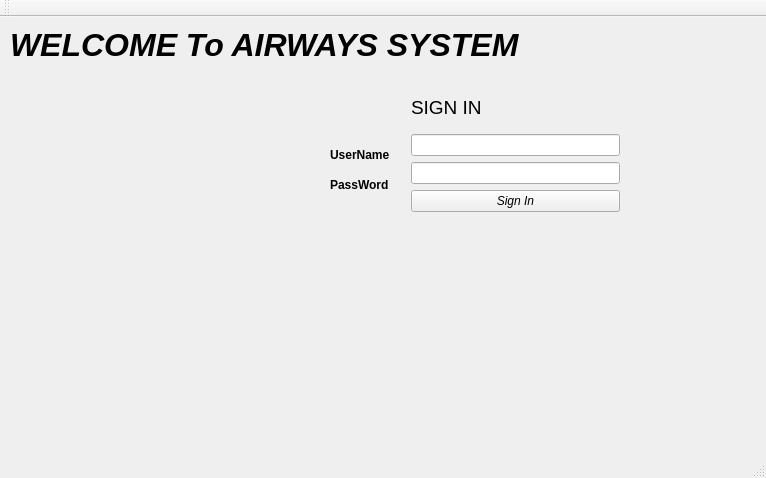
<?xml version="1.0" encoding="UTF-8"?>
<ui version="4.0">
 <class>Airlineproject</class>
 <widget class="QMainWindow" name="Airlineproject">
  <property name="geometry">
   <rect>
    <x>0</x>
    <y>0</y>
    <width>766</width>
    <height>478</height>
   </rect>
  </property>
  <property name="windowTitle">
   <string>Airlineproject</string>
  </property>
  <property name="styleSheet">
   <string notr="true">background-image: url(:/resources/img/simple 3.jpg);</string>
  </property>
  <widget class="QWidget" name="centralWidget">
   <widget class="QLabel" name="title">
    <property name="geometry">
     <rect>
      <x>10</x>
      <y>10</y>
      <width>561</width>
      <height>31</height>
     </rect>
    </property>
    <property name="font">
     <font>
      <pointsize>24</pointsize>
      <weight>75</weight>
      <italic>true</italic>
      <bold>true</bold>
     </font>
    </property>
    <property name="text">
     <string>&lt;font color = black&gt;WELCOME To AIRWAYS SYSTEM</string>
    </property>
   </widget>
   <widget class="QLabel" name="Username">
    <property name="geometry">
     <rect>
      <x>330</x>
      <y>130</y>
      <width>71</width>
      <height>16</height>
     </rect>
    </property>
    <property name="cursor">
     <cursorShape>ArrowCursor</cursorShape>
    </property>
    <property name="text">
     <string>&lt;html&gt;&lt;head/&gt;&lt;body&gt;&lt;p&gt;&lt;span style=&quot; font-weight:600; color:black;&quot;&gt;UserName&lt;/span&gt;&lt;/p&gt;&lt;/body&gt;&lt;/html&gt;</string>
    </property>
    <property name="buddy">
     <cstring>Uinput</cstring>
    </property>
   </widget>
   <widget class="QLabel" name="Password">
    <property name="geometry">
     <rect>
      <x>330</x>
      <y>160</y>
      <width>71</width>
      <height>16</height>
     </rect>
    </property>
    <property name="cursor">
     <cursorShape>ArrowCursor</cursorShape>
    </property>
    <property name="text">
     <string>&lt;html&gt;&lt;head/&gt;&lt;body&gt;&lt;p&gt;&lt;span style=&quot; font-weight:600; color:black;&quot;&gt;PassWord&lt;/span&gt;&lt;/p&gt;&lt;/body&gt;&lt;/html&gt;</string>
    </property>
    <property name="buddy">
     <cstring>lineEdit_2</cstring>
    </property>
   </widget>
   <widget class="QWidget" name="layoutWidget">
    <property name="geometry">
     <rect>
      <x>400</x>
      <y>60</y>
      <width>231</width>
      <height>146</height>
     </rect>
    </property>
    <property name="cursor">
     <cursorShape>ArrowCursor</cursorShape>
    </property>
    <layout class="QVBoxLayout" name="verticalLayout_2">
     <item>
      <widget class="QLabel" name="Signin">
       <property name="font">
        <font>
         <pointsize>14</pointsize>
        </font>
       </property>
       <property name="cursor">
        <cursorShape>ArrowCursor</cursorShape>
       </property>
       <property name="text">
        <string>&lt;font color = black&gt;SIGN IN</string>
       </property>
      </widget>
     </item>
     <item>
      <layout class="QVBoxLayout" name="verticalLayout">
       <item>
        <widget class="QLineEdit" name="Uinput">
         <property name="cursor">
          <cursorShape>ArrowCursor</cursorShape>
         </property>
         <property name="styleSheet">
          <string notr="true"/>
         </property>
        </widget>
       </item>
       <item>
        <widget class="QLineEdit" name="lineEdit_2">
         <property name="cursor">
          <cursorShape>ArrowCursor</cursorShape>
         </property>
         <property name="styleSheet">
          <string notr="true"/>
         </property>
         <property name="echoMode">
          <enum>QLineEdit::Password</enum>
         </property>
        </widget>
       </item>
       <item>
        <widget class="QPushButton" name="SignInButton">
         <property name="cursor">
          <cursorShape>ArrowCursor</cursorShape>
         </property>
         <property name="styleSheet">
          <string notr="true"> color:black;
font-style:italic;
font:bold italic large &quot;Times New Roman&quot;;</string>
         </property>
         <property name="text">
          <string>Sign In</string>
         </property>
        </widget>
       </item>
      </layout>
     </item>
    </layout>
   </widget>
  </widget>
  <widget class="QMenuBar" name="menuBar">
   <property name="geometry">
    <rect>
     <x>0</x>
     <y>0</y>
     <width>766</width>
     <height>21</height>
    </rect>
   </property>
  </widget>
  <widget class="QToolBar" name="mainToolBar">
   <attribute name="toolBarArea">
    <enum>TopToolBarArea</enum>
   </attribute>
   <attribute name="toolBarBreak">
    <bool>false</bool>
   </attribute>
  </widget>
  <widget class="QStatusBar" name="statusBar"/>
 </widget>
 <layoutdefault spacing="6" margin="11"/>
 <tabstops>
  <tabstop>Uinput</tabstop>
  <tabstop>lineEdit_2</tabstop>
 </tabstops>
 <resources/>
 <connections/>
</ui>
